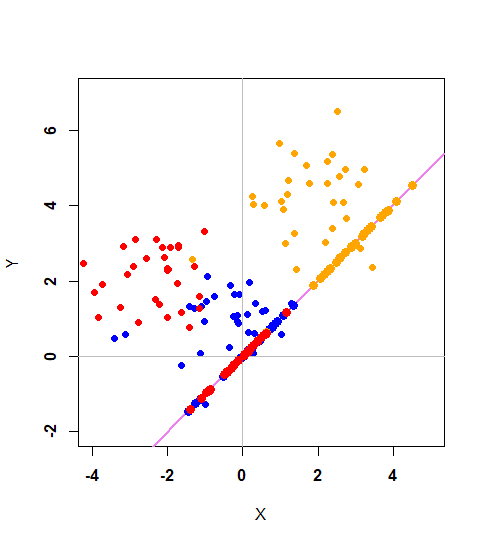

Write R code to recreate this figure.
library(MASS)

S <- matrix(c(1,0,0,1),2,2)

mt1 <- c(-1,1)
mt2 <- c(2,4)
mt3 <- c(-2,2)

n1 <- 30
n2 <- 30
n3 <- 30

n <- n1 + n1 + n3

X1 <- mvrnorm(n1, mt1, S)
X2 <- mvrnorm(n2, mt2, S)
X3 <- mvrnorm(n3, mt3, S)

plot(X1, ylim = c(-2,7), xlim = c(-4,5), pch = 19, col = "blue", xlab = "X", ylab = "Y", font = 2, asp = 1)
abline(v = 0, h = 0, col = "gray")
points(X2, pch = 19, col = "orange")
points(X3, pch = 19, col = "red")

m1 <- apply(X1, 2, mean)
m2 <- apply(X2, 2, mean)
m3 <- apply(X3, 2, mean)

S1 <- cov(X1)
S2 <- cov(X2)
S3 <- cov(X3)

m <- apply(rbind(X1, X2, X3), 2, mean)
g <- 3

B <- (n1*(m1 - m) %*% t(m1 - m) + n2*(m2 - m) %*% t(m2 - m) + n3*(m3 - m) %*% t(m3 - m))/(g-1)

W <- 1/(n - g)*((n1 - 1) * S1 + (n2 - 1) * S2 + (n3 - 1) * S3)

U <- ginv(W) %*% B
lambda <- eigen(U)

a <- lambda$vectors[,which.max(lambda$values)]
abline(0, a[2] / a[1], col = "violet", lwd = 2)

rzutowanie <- function(X, A) {
  Xz <- (X[,2] * A + X[,1]) / (A**2 + 1)
  Yz <- A * Xz
  data.frame(x = Xz, y = Yz)
}

A <- a[2] / a[1]

points(rzutowanie(X1, A), col = "blue", pch = 19, cex = 1.2)
points(rzutowanie(X2, A), col = "orange", pch = 19, cex = 1.2)
points(rzutowanie(X3, A), col = "red", pch = 19, cex = 1.2)
